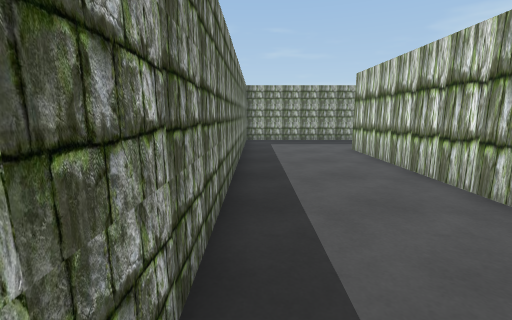
[1] (above)

24 first-person views from a walk through a scene from a Unity 3-D project. The camera is 1.4 m above the floor, tilts 10° down and sees 90° across. The floor is counted in squares, 1 m on a side. Each view is taken from the middle of a square. On the plan, view 1 faces up. The plan holds only what a view shows up to about 13 squares ahead; the rest is blank. The place goes on beyond the plan.

[2]
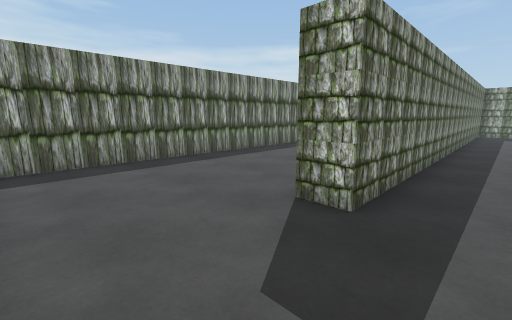

[3]
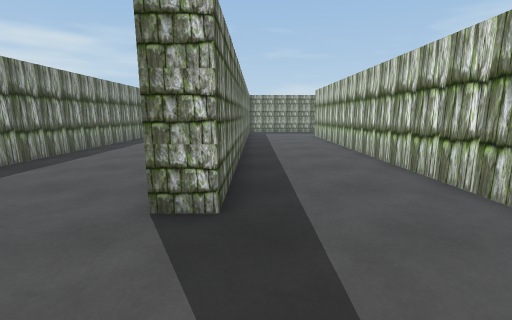

[4]
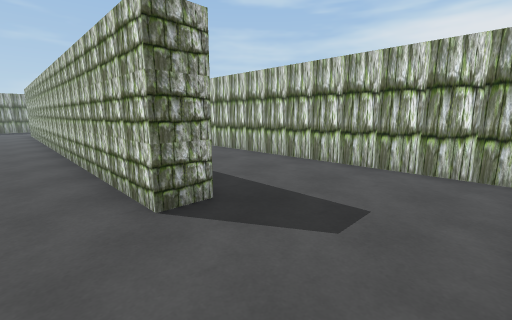

[5]
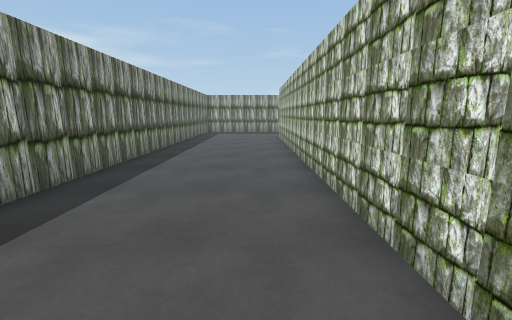

[6]
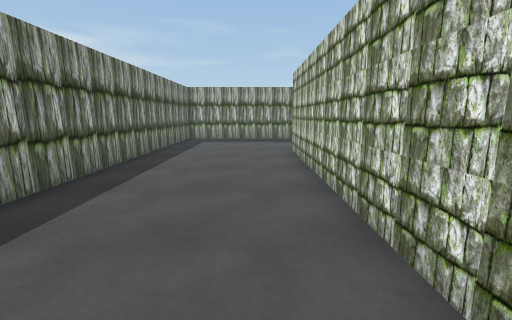

[7]
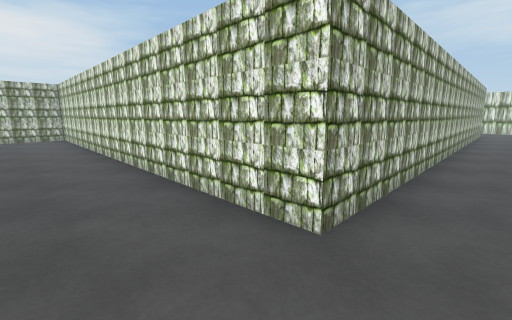

[8]
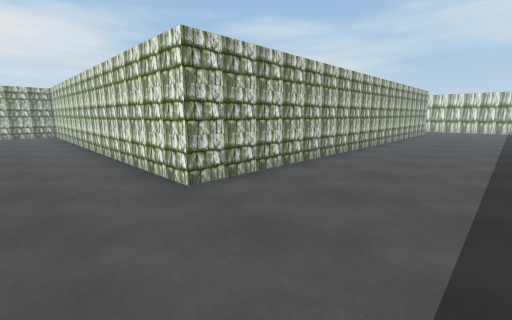

[9]
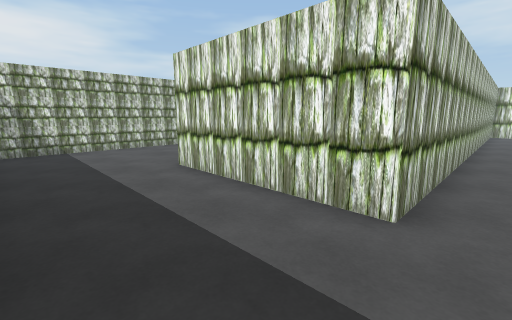

[10]
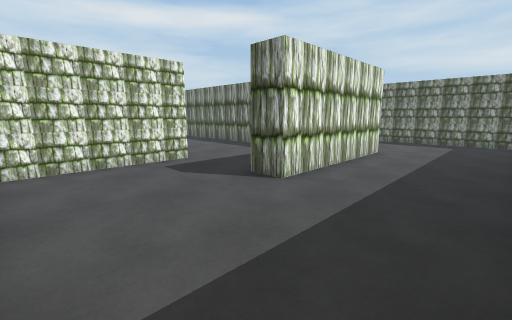

[11]
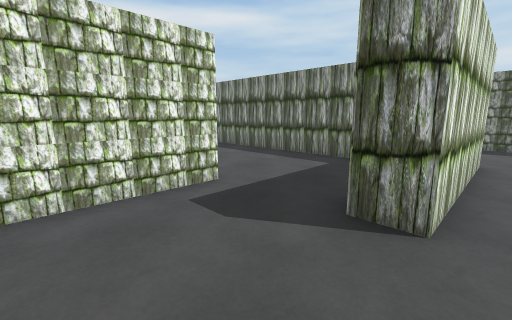

[12]
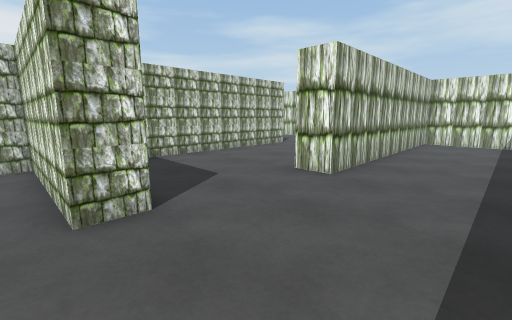

[13]
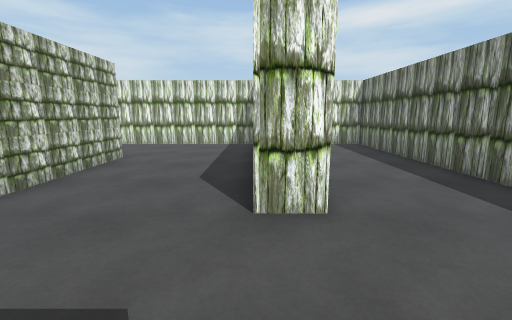

[14]
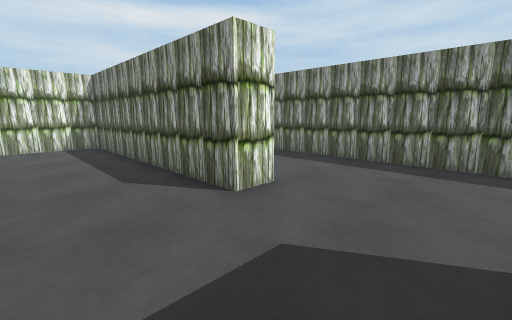

[15]
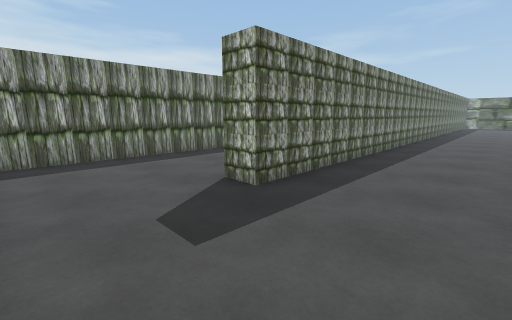

[16]
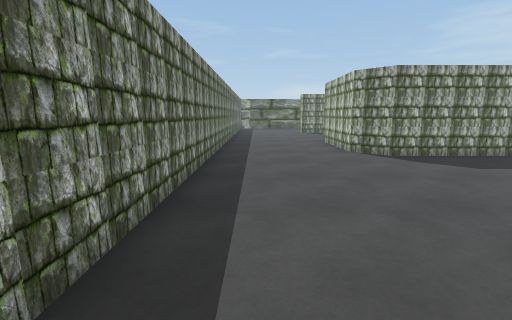

[17]
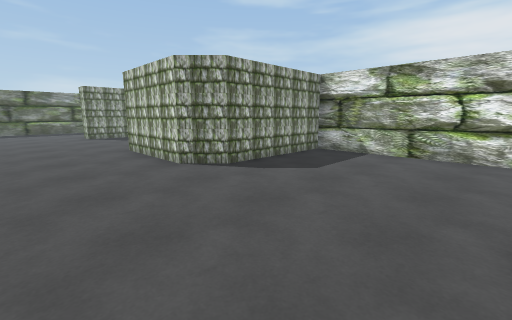

[18]
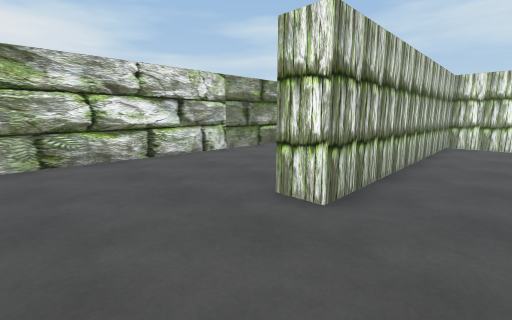

[19]
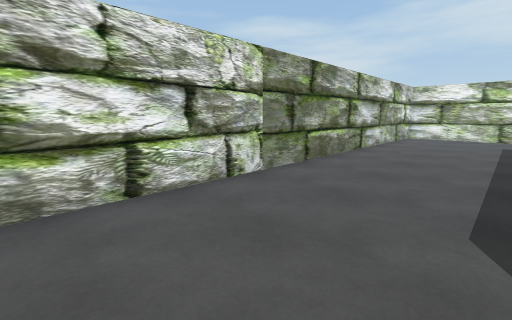

[20]
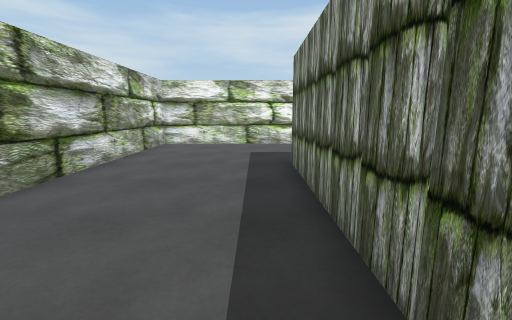

[21]
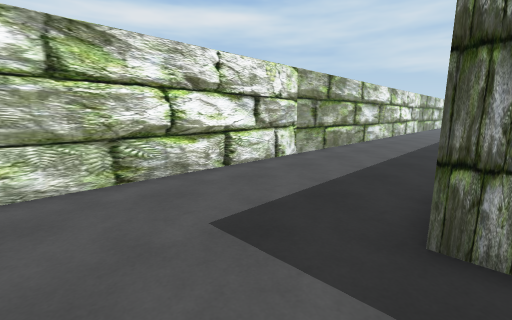

[22]
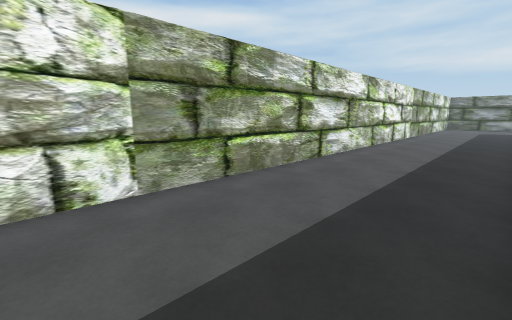

[23]
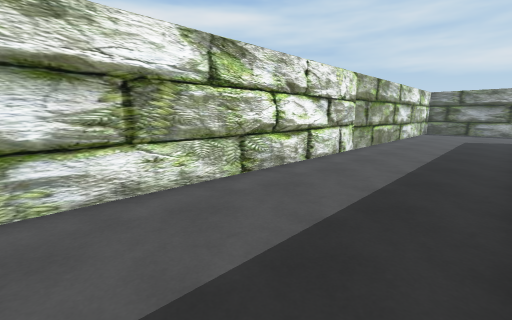

[24]
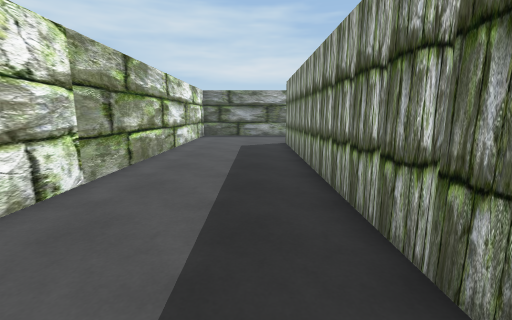

### Floor plan
Points are (right, up) in squares from view 1. A wall is a line through its corners. A room is listed if a view was taken in it or the views show most of it. See-through windows are left out.
Room 1 (views 1, 2, 3, 4, 5, 6, 7, 8, 9, 10, 11, 12, 13, 14, 15, 16, 17, 18, 19, 20, 21, 22, 23, 24)
walls: (9.7, 5.5) (9.7, 6.5) (14.5, 6.5) (14.5, 14.1); (5, 7.4) (5, -7.5) (9, -7.5) (9, 1.5) (10, 1.5) (10, -7.5) (19.9, -7.5) (19.9, 2.5) (21, 2.5); (3.9, -7.1) (3.9, 10.5) (9.6, 10.5) (9.6, 9.4); (20.9, -1.9) (20.9, -8.5); (3.8, -8.5) (-8, -8.5); (15.5, 13.1) (15.5, -3.5) (14.5, -3.5) (14.5, 3.6); (14.5, 16.6) (14.5, 18); (-0.5, 14.1) (-0.5, -3.5) (-1.5, -3.5) (-1.5, 15.5) (13.1, 15.5); (-7, 18.2) (-7, -7.1); (-8.3, -13.5) (26.5, -13.5) (26.5, 8.8) (21.6, 8.8) (20.6, 9.8) (20.6, 13.9)

Positions as (right, up) in squares from view 1, and headings:
1: (0, 0), facing up
2: (1, -7), facing up-left
3: (0, -7), facing up
4: (-3, -7), facing up-right
5: (-3, -1), facing up
6: (-3, 5), facing up
7: (-3, 18), facing down-right
8: (-6, 18), facing down-right
9: (3, 14), facing down-right
10: (14, 14), facing down-left
11: (13, 11), facing down-left
12: (6, 7), facing down-right
13: (10, 5), facing down
14: (13, 5), facing down-left
15: (19, -7), facing up-left
16: (17, 0), facing up
17: (17, 3), facing up-right
18: (18, 6), facing down-right
19: (22, 4), facing down-right
20: (22, -1), facing down
21: (24, -8), facing down-left
22: (18, -9), facing down-left
23: (10, -9), facing down-left
24: (5, -10), facing left
